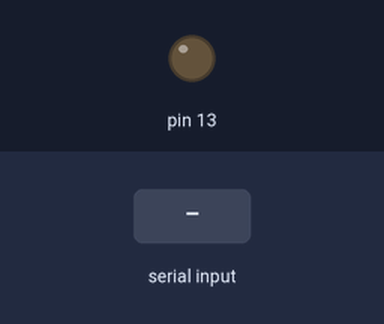
This sketch was run on a simulated Arduino Uno, built with avr-gcc and run on an emulated ATmega328P. On the bench: output pins drawn as LEDs (lit = HIGH). The test bench sets the inputs (shaded band).

Above: at 1.2 s.
1.3 s: "a" received over Serial
At 2.5 s:
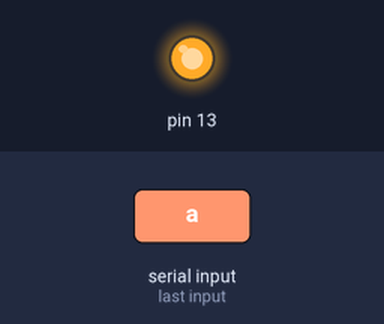
2.8 s: "b" received over Serial
At 3.7 s:
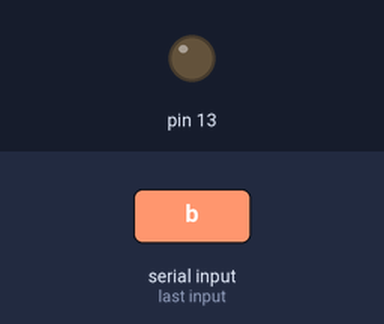
Timing chart, 0 to 5.8 s (numbered marks = the images above; inputs shaded):
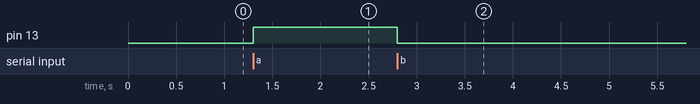

Measured:
- after the input at 1.3 s, pin 13: LOW → HIGH at once
- after the input at 2.8 s, pin 13: HIGH → LOW at once

The sketch:

PySerial.ino
```cpp
int a;
void setup() {
  pinMode(13, OUTPUT);
  Serial.begin(9600);
}

void loop() {
  a = Serial.read();
  if (a == 'a'){
    digitalWrite(13, HIGH);
  }
  else if (a == 'b'){
    digitalWrite(13, LOW);
  }
}
```
